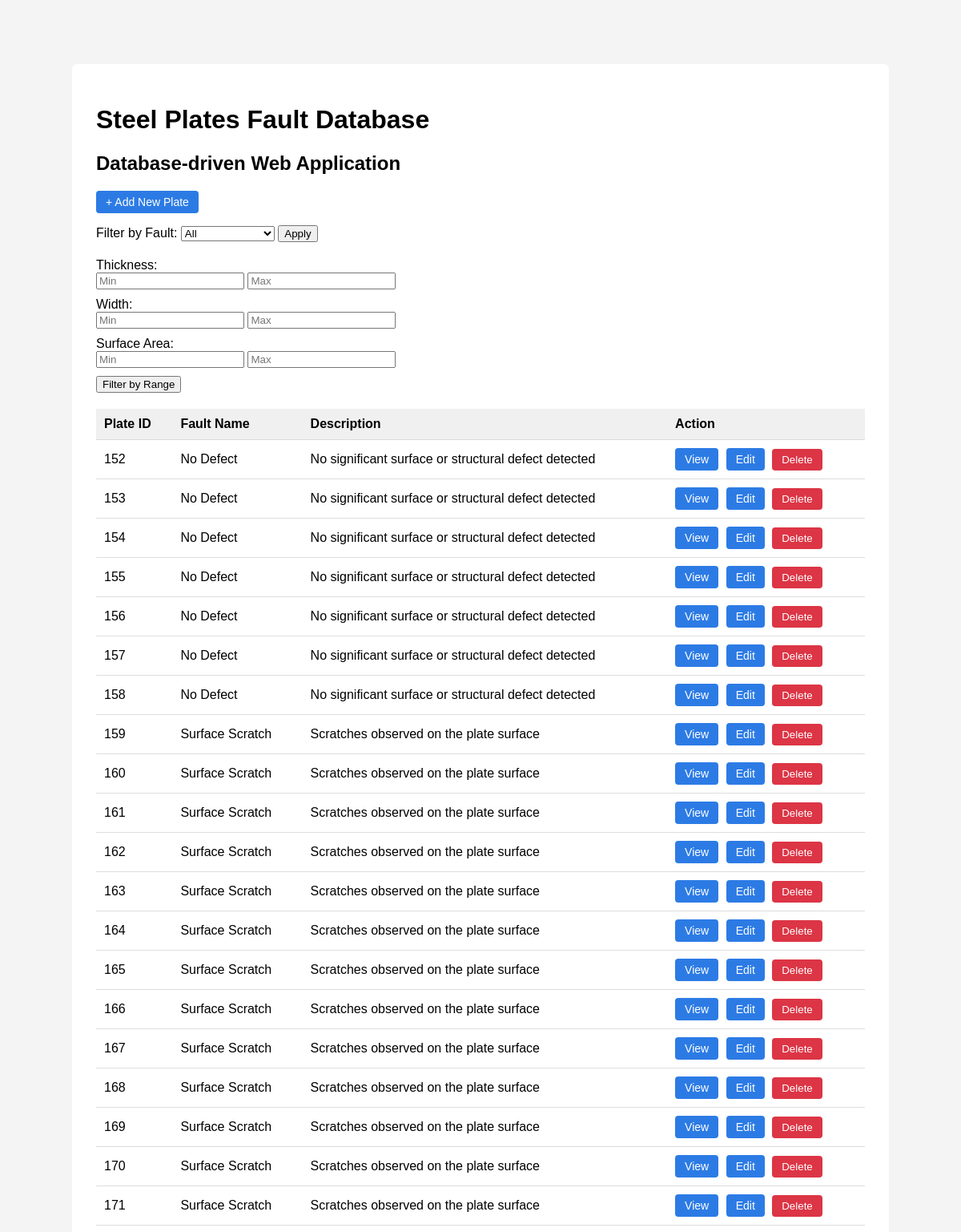
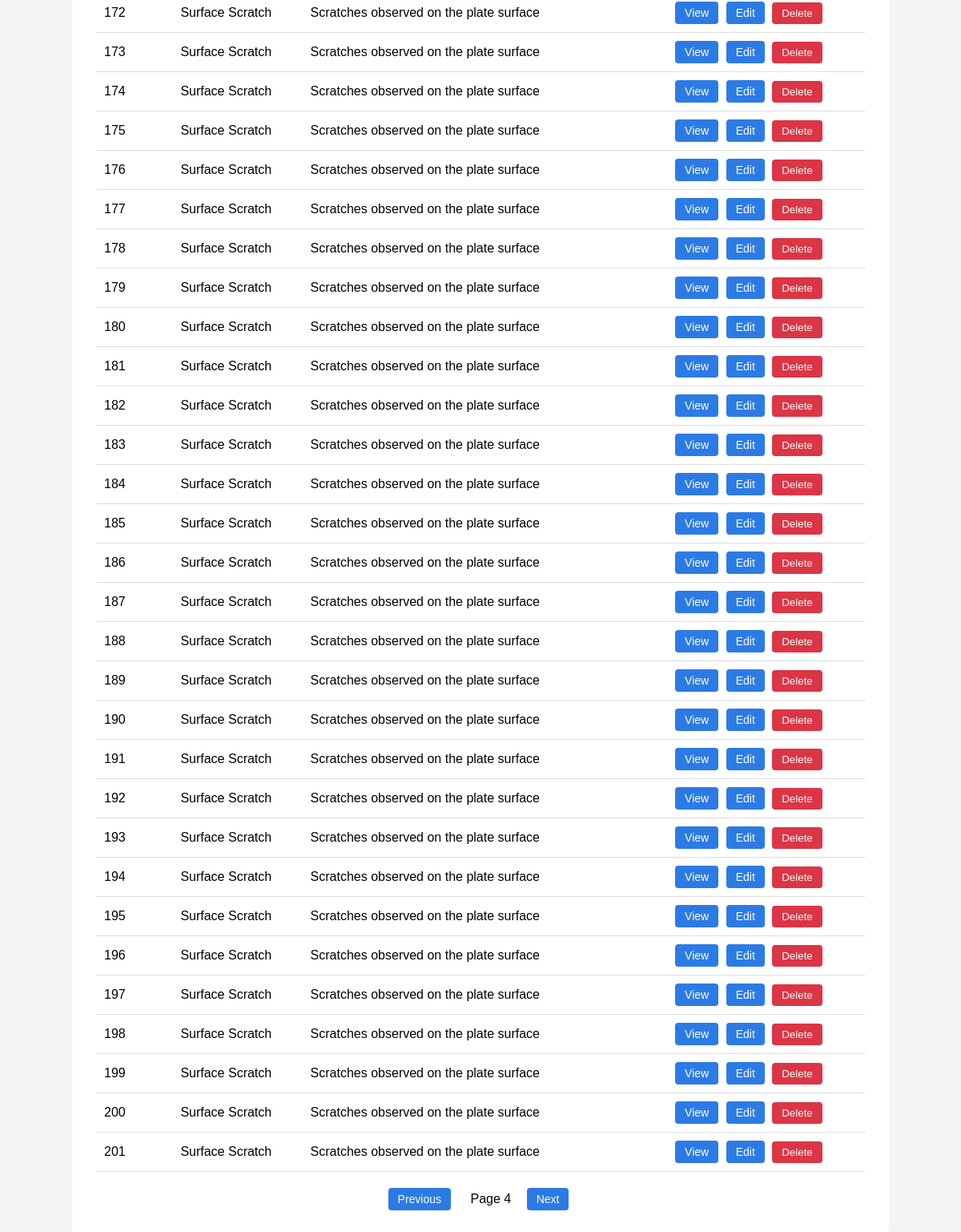
Screenshot of /plates?page=4 with the database file from the repository (2 pictures, top to bottom).
### tables this page shows
CREATE TABLE faults (
    fault_code TEXT PRIMARY KEY,
    fault_name TEXT,
    description TEXT
);

CREATE TABLE plates_new (
    plate_id INTEGER PRIMARY KEY,
    fault_code TEXT,
    created_at TEXT DEFAULT CURRENT_TIMESTAMP
);

### app.py (the view)
@app.route("/plates")
def show_plates():
    page = request.args.get("page", default=1, type=int)
    selected_fault = request.args.get("fault", default="", type=str)
    per_page = 50
    offset = (page - 1) * per_page
    conn = get_db_connection()
    cursor = conn.cursor()
    cursor.execute("SELECT fault_code, fault_name FROM faults ORDER BY fault_code")
    faults = cursor.fetchall()
    if selected_fault:
        cursor.execute(
            """
            SELECT
                pn.plate_id,
                f.fault_name,
                f.description
            FROM plates_new pn
            JOIN faults f ON pn.fault_code = f.fault_code
            WHERE pn.fault_code = ?
            ORDER BY pn.plate_id
            LIMIT ? OFFSET ?
            """,
            (selected_fault, per_page, offset)
        )
    else:
        cursor.execute(
            """
            SELECT
                pn.plate_id,
                f.fault_name,
                f.description
            FROM plates_new pn
            JOIN faults f ON pn.fault_code = f.fault_code
            ORDER BY pn.plate_id
            LIMIT ? OFFSET ?
            """,
            (per_page, offset)
        )
    rows = cursor.fetchall()
    conn.close()
    return render_template(
        "plates.html",
        rows=rows,
        faults=faults,
        selected_fault=selected_fault,
        page=page
    )

### app.py (called while the page is built)
def get_db_connection():
    conn = sqlite3.connect("app.db")
    conn.row_factory = sqlite3.Row
    return conn

### templates/plates.html (shortened to what this page needs)
<!DOCTYPE html>
<html>
<head>
</head>
<body>
<div class="container">
    <h1>Steel Plates Fault Database</h1>
    <h2>Database-driven Web Application</h2>
    <div class="top-link">
        <a class="button" href="/add">+ Add New Plate</a>
    </div>
    <form method="get" action="/plates">
        <label for="fault">Filter by Fault:</label>
        <select name="fault" id="fault">
            <option value="">All</option>
        </select>
        <button type="submit">Apply</button>
    </form>
    <form method="get" action="/plates/filter" style="margin-top:20px;">
        <div style="margin-bottom:10px;">
            <label>Thickness:</label><br>
            <input type="number" step="0.01" name="min_th" placeholder="Min">
            <input type="number" step="0.01" name="max_th" placeholder="Max">
        </div>
        <div style="margin-bottom:10px;">
            <label>Width:</label><br>
            <input type="number" step="0.01" name="min_w" placeholder="Min">
            <input type="number" step="0.01" name="max_w" placeholder="Max">
        </div>
        <div style="margin-bottom:10px;">
            <label>Surface Area:</label><br>
            <input type="number" step="0.01" name="min_sa" placeholder="Min">
            <input type="number" step="0.01" name="max_sa" placeholder="Max">
        </div>
        <button type="submit">Filter by Range</button>
    </form>
    <table>
        <tr>
            <th>Plate ID</th>
            <th>Fault Name</th>
            <th>Description</th>
            <th>Action</th>
        </tr>
        {% for row in rows %}
        <tr>
            <td>{{ row["plate_id"] }}</td>
            <td>{{ row["fault_name"] }}</td>
            <td>{{ row["description"] }}</td>
            <td>
                <a class="button" href="/plates/{{ row['plate_id'] }}">View</a>
                <a class="button" href="/edit/{{ row['plate_id'] }}">Edit</a>
                <form method="post"
                    action="/delete/{{ row['plate_id'] }}"
                    style="display:inline;"
                    onsubmit="return confirm('정말 삭제하시겠습니까?');">
                    <button type="submit"
                            style="
                                padding:6px 12px;
                                background:#dc3545;
                                color:white;
                                border:none;
                                border-radius:4px;
                                cursor:pointer;
                            ">
                        Delete
                    </button>
                </form>
            </td>
        </tr>
        {% endfor %}
    </table>
    <div style="margin-top:20px; text-align:center;">
        {% if page > 1 %}
            <a class="button"
               href="/plates?page={{ page - 1 }}{% if selected_fault %}&fault={{ selected_fault }}{% endif %}">
               Previous
            </a>
        {% endif %}
        <span style="margin: 0 15px;">Page {{ page }}</span>
        {% if rows|length == 50 %}
            <a class="button"
               href="/plates?page={{ page + 1 }}{% if selected_fault %}&fault={{ selected_fault }}{% endif %}">
               Next
            </a>
        {% endif %}
    </div>
</div>
</body>
</html>

### templates/plates.html (style rules this page uses)
body { font-family: Arial, sans-serif; background-color: #f4f4f4; margin: 0; padding: 0; }
.container { width: 80%; margin: 80px auto; background: white; padding: 30px; border-radius: 6px; }
table { width: 100%; border-collapse: collapse; margin-top: 20px; }
th, td { padding: 10px; border-bottom: 1px solid #ddd; text-align: left; }
th { background-color: #f0f0f0; }
a.button { display: inline-block; padding: 6px 12px; background: #2c7be5; color: white; text-decoration: none; border-radius: 4px; font-size: 14px; margin-right: 5px; }
.top-link { margin-bottom: 15px; }

### rows the page displays
faults: plate_id "152", fault_name "No Defect", description "No significant surface or structural defect detected", plate_id "153", plate_id "154", plate_id "155", plate_id "156", plate_id "157", plate_id "158"
faults: plate_id "159", fault_name "Surface Scratch", description "Scratches observed on the plate surface", plate_id "160", plate_id "161", plate_id "162", plate_id "163", plate_id "164", plate_id "165", plate_id "166", plate_id "167", plate_id "168", plate_id "169", plate_id "170", plate_id "171", plate_id "172", plate_id "173", plate_id "174", plate_id "175", plate_id "176", plate_id "177", plate_id "178", plate_id "179", plate_id "180", plate_id "181", plate_id "182", plate_id "183", plate_id "184", plate_id "185", plate_id "186", plate_id "187", plate_id "188", plate_id "189", plate_id "190", plate_id "191", plate_id "192", plate_id "193", plate_id "194", plate_id "195", plate_id "196", plate_id "197", plate_id "198", plate_id "199", plate_id "200", plate_id "201"

### other values shown
{{ page }} "4"
